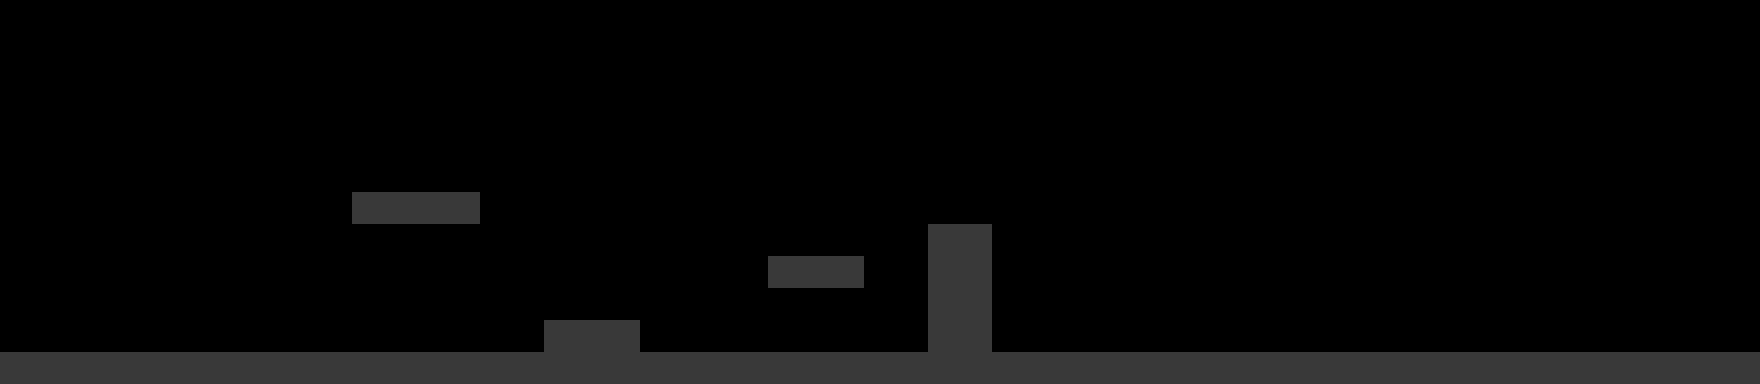

This game map was drawn from its Tiled (.tmx) file and the tilesets committed beside it. A one-line description and the full map source follow:
An orthogonal 55x12 tile map with 32x32 px tiles, 1 tile layer (meta) and 1 object (SpawnPoint_1).

<map version="1.10" tiledversion="1.10.1" orientation="orthogonal" renderorder="right-down" width="55" height="12" tilewidth="32" tileheight="32" infinite="0" nextlayerid="4" nextobjectid="25">
 <tileset firstgid="1" source="tiles.tsx" />
 <layer id="1" name="meta" width="55" height="12">
  <data encoding="csv">
0,0,0,0,0,0,0,0,0,0,0,0,0,0,0,0,0,0,0,0,0,0,0,0,0,0,0,0,0,0,0,0,0,0,0,0,0,0,0,0,0,0,0,0,0,0,0,0,0,0,0,0,0,0,0,
0,0,0,0,0,0,0,0,0,0,0,0,0,0,0,0,0,0,0,0,0,0,0,0,0,0,0,0,0,0,0,0,0,0,0,0,0,0,0,0,0,0,0,0,0,0,0,0,0,0,0,0,0,0,0,
0,0,0,0,0,0,0,0,0,0,0,0,0,0,0,0,0,0,0,0,0,0,0,0,0,0,0,0,0,0,0,0,0,0,0,0,0,0,0,0,0,0,0,0,0,0,0,0,0,0,0,0,0,0,0,
0,0,0,0,0,0,0,0,0,0,0,0,0,0,0,0,0,0,0,0,0,0,0,0,0,0,0,0,0,0,0,0,0,0,0,0,0,0,0,0,0,0,0,0,0,0,0,0,0,0,0,0,0,0,0,
0,0,0,0,0,0,0,0,0,0,0,0,0,0,0,0,0,0,0,0,0,0,0,0,0,0,0,0,0,0,0,0,0,0,0,0,0,0,0,0,0,0,0,0,0,0,0,0,0,0,0,0,0,0,0,
0,0,0,0,0,0,0,0,0,0,0,0,0,0,0,0,0,0,0,0,0,0,0,0,0,0,0,0,0,0,0,0,0,0,0,0,0,0,0,0,0,0,0,0,0,0,0,0,0,0,0,0,0,0,0,
0,0,0,0,0,0,0,0,0,0,0,1,1,1,1,0,0,0,0,0,0,0,0,0,0,0,0,0,0,0,0,0,0,0,0,0,0,0,0,0,0,0,0,0,0,0,0,0,0,0,0,0,0,0,0,
0,0,0,0,0,0,0,0,0,0,0,0,0,0,0,0,0,0,0,0,0,0,0,0,0,0,0,0,0,1,1,0,0,0,0,0,0,0,0,0,0,0,0,0,0,0,0,0,0,0,0,0,0,0,0,
0,0,0,0,0,0,0,0,0,0,0,0,0,0,0,0,0,0,0,0,0,0,0,0,1,1,1,0,0,1,1,0,0,0,0,0,0,0,0,0,0,0,0,0,0,0,0,0,0,0,0,0,0,0,0,
0,0,0,0,0,0,0,0,0,0,0,0,0,0,0,0,0,0,0,0,0,0,0,0,0,0,0,0,0,1,1,0,0,0,0,0,0,0,0,0,0,0,0,0,0,0,0,0,0,0,0,0,0,0,0,
0,0,0,0,0,0,0,0,0,0,0,0,0,0,0,0,0,1,1,1,0,0,0,0,0,0,0,0,0,1,1,0,0,0,0,0,0,0,0,0,0,0,0,0,0,0,0,0,0,0,0,0,0,0,0,
1,1,1,1,1,1,1,1,1,1,1,1,1,1,1,1,1,1,1,1,1,1,1,1,1,1,1,1,1,1,1,1,1,1,1,1,1,1,1,1,1,1,1,1,1,1,1,1,1,1,1,1,1,1,1
</data>
 </layer>
 <objectgroup id="2" name="playerSpawnObjectLayer">
  <object id="23" name="SpawnPoint_1" x="32" y="320" width="32" height="32" />
 </objectgroup>
 <objectgroup id="3" name="platformsObjectLayer" />
</map>
